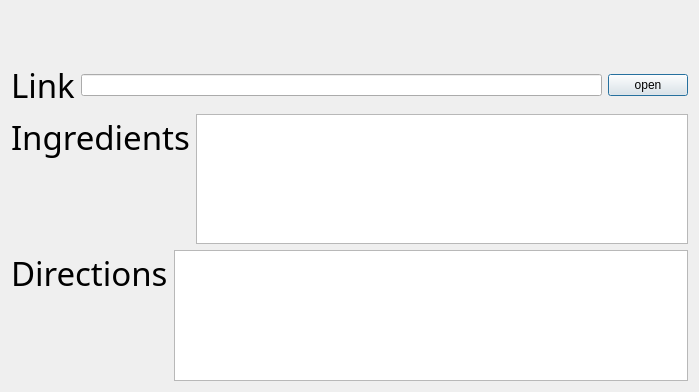
<?xml version="1.0" encoding="UTF-8"?>
<ui version="4.0">
 <class>DetailWindow</class>
 <widget class="QDialog" name="DetailWindow">
  <property name="geometry">
   <rect>
    <x>0</x>
    <y>0</y>
    <width>699</width>
    <height>392</height>
   </rect>
  </property>
  <property name="windowTitle">
   <string>Dialog</string>
  </property>
  <property name="styleSheet">
   <string notr="true">background-color: qconicalgradient(cx:0.5, cy:0.5, angle:0, stop:0 rgba(35, 40, 3, 255), stop:0.16 rgba(136, 106, 22, 255), stop:0.225 rgba(166, 140, 41, 255), stop:0.285 rgba(204, 181, 74, 255), stop:0.345 rgba(235, 219, 102, 255), stop:0.415 rgba(245, 236, 112, 255), stop:0.52 rgba(209, 190, 76, 255), stop:0.57 rgba(187, 156, 51, 255), stop:0.635 rgba(168, 142, 42, 255), stop:0.695 rgba(202, 174, 68, 255), stop:0.75 rgba(218, 202, 86, 255), stop:0.815 rgba(208, 187, 73, 255), stop:0.88 rgba(187, 156, 51, 255), stop:0.935 rgba(137, 108, 26, 255), stop:1 rgba(35, 40, 3, 255));</string>
  </property>
  <layout class="QVBoxLayout" name="verticalLayout_3">
   <item>
    <widget class="QLabel" name="label">
     <property name="font">
      <font>
       <family>Phosphate</family>
       <pointsize>25</pointsize>
      </font>
     </property>
     <property name="text">
      <string/>
     </property>
    </widget>
   </item>
   <item>
    <layout class="QHBoxLayout" name="horizontalLayout_3">
     <item>
      <widget class="QLabel" name="label_2">
       <property name="font">
        <font>
         <family>Phosphate</family>
         <pointsize>25</pointsize>
        </font>
       </property>
       <property name="styleSheet">
        <string notr="true"/>
       </property>
       <property name="text">
        <string>Link</string>
       </property>
      </widget>
     </item>
     <item>
      <widget class="QLineEdit" name="lineEdit_2">
       <property name="enabled">
        <bool>true</bool>
       </property>
       <property name="styleSheet">
        <string notr="true">color: rgb(255, 255, 255);</string>
       </property>
       <property name="readOnly">
        <bool>true</bool>
       </property>
      </widget>
     </item>
     <item>
      <widget class="QPushButton" name="pushButton">
       <property name="text">
        <string>open</string>
       </property>
      </widget>
     </item>
    </layout>
   </item>
   <item>
    <layout class="QHBoxLayout" name="horizontalLayout_2">
     <item>
      <layout class="QVBoxLayout" name="verticalLayout_2">
       <item>
        <widget class="QLabel" name="label_3">
         <property name="font">
          <font>
           <family>Phosphate</family>
           <pointsize>25</pointsize>
          </font>
         </property>
         <property name="text">
          <string>Ingredients</string>
         </property>
        </widget>
       </item>
       <item>
        <spacer name="verticalSpacer_2">
         <property name="orientation">
          <enum>Qt::Vertical</enum>
         </property>
         <property name="sizeHint" stdset="0">
          <size>
           <width>20</width>
           <height>40</height>
          </size>
         </property>
        </spacer>
       </item>
      </layout>
     </item>
     <item>
      <widget class="QTextEdit" name="textEdit_3">
       <property name="enabled">
        <bool>true</bool>
       </property>
       <property name="readOnly">
        <bool>true</bool>
       </property>
      </widget>
     </item>
    </layout>
   </item>
   <item>
    <layout class="QHBoxLayout" name="horizontalLayout">
     <item>
      <layout class="QVBoxLayout" name="verticalLayout">
       <item>
        <widget class="QLabel" name="label_4">
         <property name="font">
          <font>
           <family>Phosphate</family>
           <pointsize>25</pointsize>
          </font>
         </property>
         <property name="text">
          <string>Directions</string>
         </property>
        </widget>
       </item>
       <item>
        <spacer name="verticalSpacer">
         <property name="orientation">
          <enum>Qt::Vertical</enum>
         </property>
         <property name="sizeHint" stdset="0">
          <size>
           <width>20</width>
           <height>68</height>
          </size>
         </property>
        </spacer>
       </item>
      </layout>
     </item>
     <item>
      <widget class="QTextEdit" name="textEdit">
       <property name="enabled">
        <bool>true</bool>
       </property>
       <property name="readOnly">
        <bool>true</bool>
       </property>
      </widget>
     </item>
    </layout>
   </item>
  </layout>
 </widget>
 <resources/>
 <connections/>
</ui>
